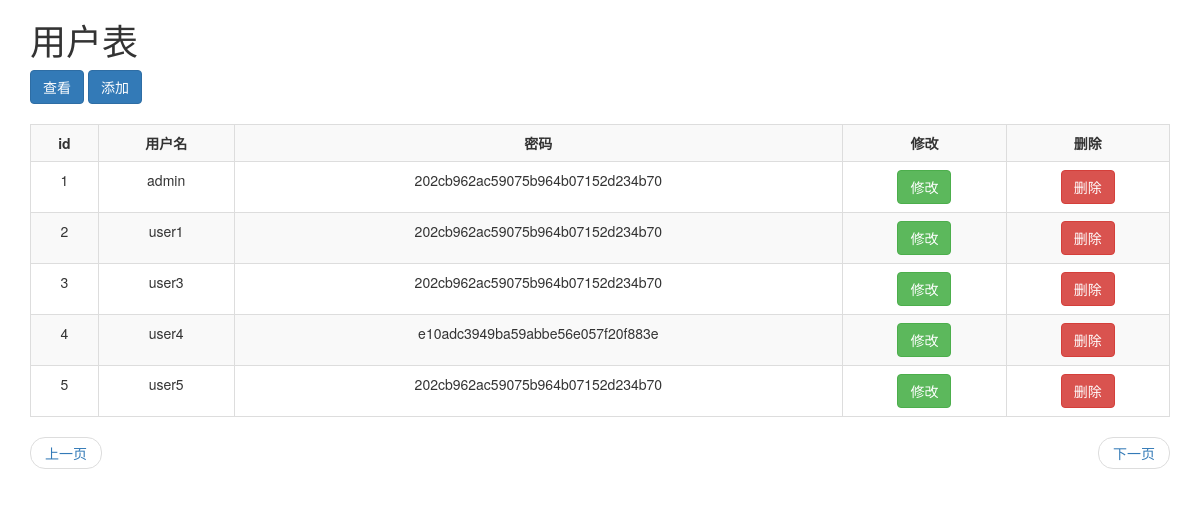
The app's page /user/index.php with its own data.
### tables this page shows
CREATE TABLE `user` (
  `id` int(10) UNSIGNED NOT NULL COMMENT 'id' AUTO_INCREMENT primary key,
  `username` varchar(30) NOT NULL COMMENT '用户名',
  `password` char(32) NOT NULL COMMENT '密码',
  `isadmin` tinyint(4) NOT NULL DEFAULT '0'
);

### user/index.php (the view, shortened to what this page needs)
<?php
include "config.ico.php";
$number=5;
$page=$_GET['page']?$_GET['page']:1;
$index=($page-1)*$number;
$sql="select * from user order by id asc limit {$index},{$number}";
$smt=$pdo->prepare($sql);
$smt->execute();
$rows=$smt->fetchAll();
$previous=$page-1;
$next=$page+1;
if($page<=1){
	$previous=1;
}
 ?>
<!doctype html>
<html lang="en">
<head>
	<link rel="stylesheet" href="../bs/bootstrap.min.css">
</head>
<body>
	<div class="container">
		<h1>用户表</h1>
		<div>
			<a href="" class="btn btn-primary">查看</a>
			<a href="add.php" class="btn btn-primary">添加</a>
		</div>
		<table class="table table-bordered table-striped table-hover">
			<tr>
				<th>id</th>
				<th>用户名</th>
				<th>密码</th>
				<th>修改</th>
				<th>删除</th>
			</tr>
			<?php
			foreach($rows as $row){
				echo "<tr>";
				echo "<td>{$row['id']}</td>";
				echo "<td>{$row['username']}</td>";
				echo "<td>{$row['password']}</td>";
				echo "<td><a href='revamp.php?id={$row['id']}' class='btn btn-success'>修改</a></td>";
				echo "<td><a href='javascript:' class='btn btn-danger' num='{$row['id']}'>删除</a></td>";
				echo "</tr>";
			}
			 ?>
		</table>
		<ul class="pager">
			<li class="previous"><a href="index.php?page=<?php echo $previous; ?>">上一页</a></li>
			<li class="next"><a href="index.php?page=<?php echo $next; ?>">下一页</a></li>
		</ul>
	</div>
</body>
</html>

### user/index.php (style rules this page uses)
.table { margin-top: 20px; }
th,td { text-align: center; }

### records on screen
user: id "1", username "admin", password "202cb962ac59075b964b07152d234b70"
user: id "2", username "user1", password "202cb962ac59075b964b07152d234b70"
user: id "3", username "user3", password "202cb962ac59075b964b07152d234b70"
user: id "4", username "user4", password "e10adc3949ba59abbe56e057f20f883e"
user: id "5", username "user5", password "202cb962ac59075b964b07152d234b70"
